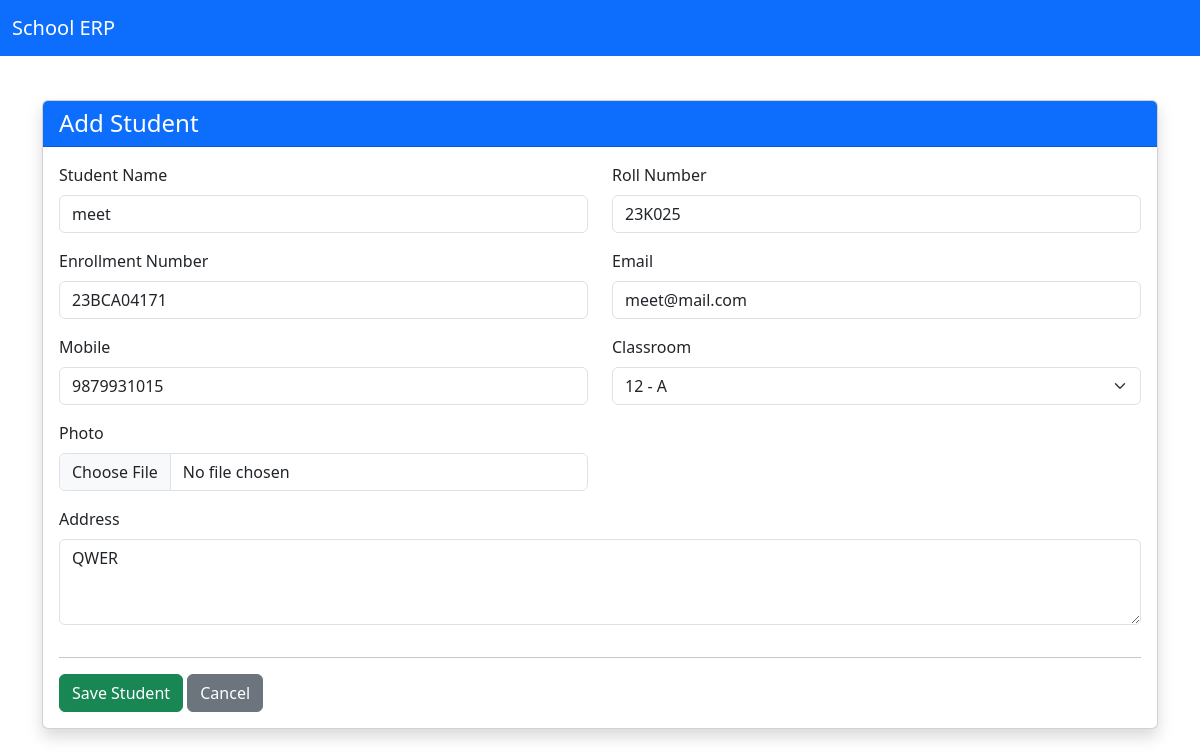
Screenshot of /students/edit-student/3 with the database file from the repository.
### students/models.py (models this page shows, shortened)
class Student(models.Model):
    user = models.OneToOneField(
        User,
        on_delete=models.CASCADE
    )
    roll_no = models.CharField(
        max_length=6,
        unique=True
    )
    enrollment_no = models.CharField(
        max_length=10,
        unique=True
    )
    name = models.CharField(max_length=100)
    classroom = models.ForeignKey(
        ClassRoom,
        on_delete=models.CASCADE
    )
    email = models.EmailField(unique=True)
    mobile = models.CharField(max_length=10, unique=True)
    address = models.TextField()
    photo = models.ImageField(
        upload_to='students/',
        blank=True,
        null=True
    )
    created_at = models.DateTimeField(
        auto_now_add=True
    )

### students/views.py (the view)
# urls.py: path('edit-student/<int:pk>', views.student_update, name='student_update'),
def student_update(request, pk):
    student = get_object_or_404(
        Student,
        pk=pk
    )
    form = StudentForm(
        request.POST or None,
        request.FILES or None,
        instance=student
    )
    if form.is_valid():
        form.save()
        return redirect('student_list')
    context = {
        'form' : form
    }
    return render(request, 'students/student_form.html', context)

### students/forms.py
class StudentForm(forms.ModelForm):
    class Meta:
        model = Student
        exclude = ['user']
        widgets = {
            'roll_no' : forms.TextInput(attrs={'class' : 'form-control'}),
            'enrollment_no' : forms.TextInput(attrs={'class' : 'form-control'}),
            'name' : forms.TextInput(attrs={'class' : 'form-control'}),
            'email' : forms.EmailInput(attrs={'class' : 'form-control'}),
            'mobile' : forms.TextInput(attrs={'class' : 'form-control'}),
            'address' : forms.Textarea(attrs={'class' : 'form-control' , 'rows' : 3}),
            'classroom' : forms.Select(attrs={'class' : 'form-select'}),
            'photo' : forms.FileInput(attrs={'class' : 'form-control'}),
        }

### classes/models.py (called while the page is built)
    def __str__(self):
        return f"{self.standard} - {self.division}"

### templates/students/student_form.html (shortened to what this page needs)
{% extends 'base.html' %}
{% block content %}
<div class="container mt-4">
    <div class="card shadow">
        <div class="card-header bg-primary text-white">
            <h4 class="mb-0">Add Student</h4>
        </div>
        <div class="card-body">
            <form method="post" enctype="multipart/form-data">
                <div class="row">
                    <div class="col-md-6 mb-3">
                        <label class="form-label">Student Name</label>
                        {{ form.name }}
                    </div>
                    <div class="col-md-6 mb-3">
                        <label class="form-label">Roll Number</label>
                        {{ form.roll_no }}
                    </div>
                    <div class="col-md-6 mb-3">
                        <label class="form-label">Enrollment Number</label>
                        {{ form.enrollment_no }}
                    </div>
                    <div class="col-md-6 mb-3">
                        <label class="form-label">Email</label>
                        {{ form.email }}
                    </div>
                    <div class="col-md-6 mb-3">
                        <label class="form-label">Mobile</label>
                        {{ form.mobile }}
                    </div>
                    <div class="col-md-6 mb-3">
                        <label class="form-label">Classroom</label>
                        {{ form.classroom }}
                    </div>
                    <div class="col-md-6 mb-3">
                        <label class="form-label">Photo</label>
                        {{ form.photo }}
                    </div>
                    <div class="col-md-12 mb-3">
                        <label class="form-label">Address</label>
                        {{ form.address }}
                    </div>
                </div>
                <hr>
                <button type="submit" class="btn btn-success">
                    Save Student
                </button>
                <a href="{% url 'student_list' %}" class="btn btn-secondary">
                    Cancel
                </a>
            </form>
        </div>
    </div>
</div>
{% endblock %}

### rows the page displays
Student: name "meet", roll_no "23K025", enrollment_no "23BCA04171", email "meet@mail.com", mobile "9879931015", classroom "12 - A", address "QWER"
